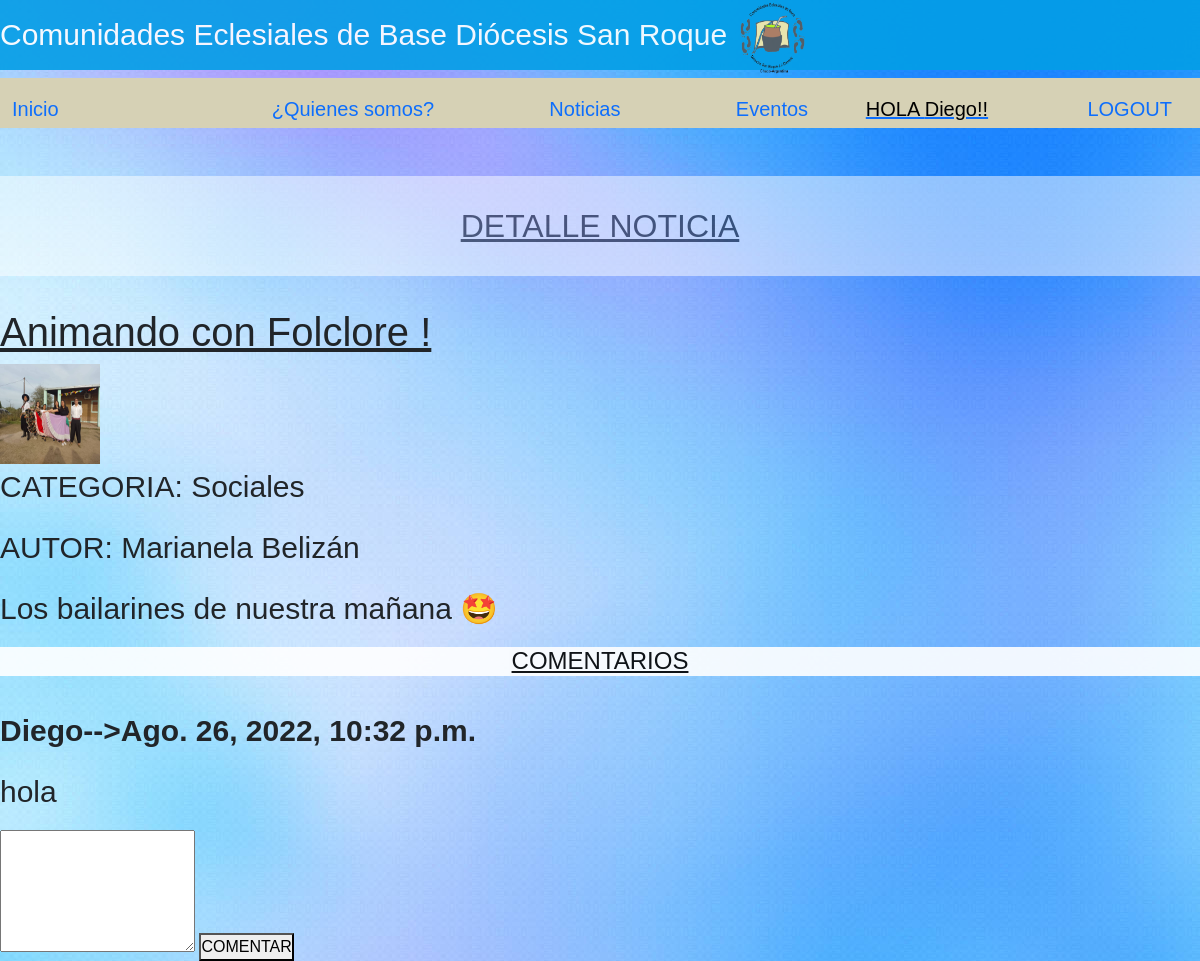
The page /Noticias/detalle/2 (signed in) on the database its author committed.
### apps/usuarios/models.py (models this page shows)
class Usuario(AbstractUser):
    pass

### apps/noticias/models.py (models this page shows, shortened)
class Noticia(models.Model):
	titulo = models.CharField(max_length = 120)
	creado = models.DateField(auto_now_add = True)
	cuerpo = models.TextField()
	autor = models.CharField(max_length = 50, null=True, blank = True)
	imagen = models.ImageField(upload_to = 'noticias', null=True, blank = True)
	categoria = models.ForeignKey(Categoria, on_delete = models.CASCADE, null = True)
	def obtener_mis_comentarios(self):
		return self.mis_comentarios.all()

class Categoria(models.Model):
	nombre = models.CharField(max_length = 60)
	descripcion = models.CharField(max_length = 250, null = True, blank = True)

class Comentario(models.Model):
	noticia = models.ForeignKey(Noticia, related_name = 'mis_comentarios', on_delete = models.CASCADE)
	texto = models.TextField()
	creado = models.DateTimeField(auto_now_add = True)
	usuario = models.ForeignKey(Usuario, related_name = 'usuario_comentario' , on_delete = models.CASCADE)

### apps/noticias/views.py (the view)
# urls.py: path('detalle/<int:pk>', views.Detalle_Noticia_Clase.as_view(), name = 'detalle_noticias'),
class Detalle_Noticia_Clase(LoginRequiredMixin,DetailView):
	model = Noticia
	template_name = 'noticias/detalle_noticia.html'

### templates/noticias/detalle_noticia.html
{% extends 'base.html' %}
{% load static %}
{% block contenido %}
	<h2><ins>DETALLE NOTICIA</ins></h2>
	<br>
	<h3><ins>{{object.titulo}}</ins></h3>
	{% if object.imagen %}
	<img src="{{ object.imagen.url }}" width="100px" height="100px">
{% else %}
	<p>NO TIENE IMAGEN </p>
{% endif %}
	<p>CATEGORIA: {{ object.categoria.nombre }}</p>
	{% if object.autor %}
		<p>AUTOR: {{ object.autor }}</p>
	{% endif %}
	<p>{{ object.cuerpo }}</p>
	<h4><ins>COMENTARIOS</ins></h4><br>
	{% for x in object.obtener_mis_comentarios %}
		<b><p>{{x.usuario}}-->{{x.creado}}</p></b>
		<p>{{x.texto}}</p>
	{% endfor %}
	{% if user.is_authenticated %}
		<form method="POST" action="{% url 'noticias:agregar_comentario' object.pk %}">{% csrf_token %}
			<textarea rows="5" name="coment">
			</textarea>
			<button type="submit">COMENTAR</button>
		</form>
	{% endif %}
{% endblock contenido %}

### templates/base.html (shortened to what this page needs)
{% load static %}
<link href="https://cdn.jsdelivr.net/npm/bootstrap@5.0.2/dist/css/bootstrap.min.css" rel="stylesheet">
<!DOCTYPE html>
<html>
<head>
	<link rel="stylesheet" type="text/css" href="{% static 'css/main.css' %}">
</head>
<body>
 <header>
	<div class="header-content">
		<div class="logo">
			<h1>Comunidades Eclesiales de Base Diócesis San Roque <a class="navbar-item" href="{% url 'home' %}"><img src="{% static 'img/mate.png' %}" width="75" height="75" alt="Logo"></a></h1>
		</div>
		<div class="menu">
			<nav>
				<nav class="navbar">
					<div class="container-fluid">
						<a class="navbar-brand" href="{% url 'home' %}">Inicio</a>
						<button class="navbar-toggler" type="button" data-bs-toggle="collapse" data-bs-target="#navbarNav" aria-controls="navbarNav" aria-expanded="false" aria-label="Toggle navigation">
						  <span class="navbar-toggler-icon"></span>
						</button>
						<a class="nav-item">
							<a class="nav-link" href="{%url 'somos:quienes_somos'%}">¿Quienes somos?</a>
						  <a class="nav-item">
							<a class="nav-link" href="{% url 'noticias:listar_noticias' %}">Noticias</a>
						  <a class="nav-item">
							<a class="nav-link" href="{% url 'eventos:ver_eventos' %}">Eventos</a>
						  <a class="nav-item">
							{% if user.is_authenticated %}
								<span>HOLA {{user.username}}!!</span>
								<a class="nav-link" href="{% url 'logout' %}">LOGOUT</a>
							{% else %}
								<a class="nav-item"></a>
								<a class="nav-link" href="{% url 'login' %}">LOGIN</a>
								<a class="nav-item"></a>
								<a class="nav-link" href="{% url 'usuarios:registro' %}">REGISTRAR</a>
							{% endif %}
			</nav>
		</div>
	</div>
	<br><br>
	{% block contenido %}
	{% endblock contenido %}
</header>
</body>
</html>

### static/css/main.css (style rules this page uses)
* { margin: 0px; padding: 0px; }
body { background-image: url(../img/otrofondo.jpg) ; font-family: 'Gill Sans', 'Gill Sans MT', Calibri, 'Trebuchet MS', sans-serif, Helvetica, sans-serif; }
header h1 { background: #039ee6; opacity: 0.9; height: 70px; width: 100%; text-align: left; line-height: 50px; color: #ffffff; font-size: 30px; }
nav { background: #d6d1b5; height: 50px; font-family: sans-serif; font-size: 20; color: #ffffff; }
h2 { opacity: 0.9; background: #ffffff; color: #000000; line-height: 100px; text-align: center; opacity: 0.5; }
h3 { font-size: 40; tex }
h4 { color: #000000; text-align: center; background: #ffffff; opacity: 0.9; }
p { font-size: 30; }
h1 { color:#000000; }
span { color: black; font-size: 20; }

### rows shown on the page
Usuario: username "Diego"
Noticia: titulo "Animando con Folclore !", imagen (picture), categoria.nombre "Sociales", autor "Marianela Belizán", cuerpo "Los bailarines de nuestra mañana 🤩"
Comentario: usuario "Diego", creado "Ago. 26, 2022, 10:32 p.m.", texto "hola"
